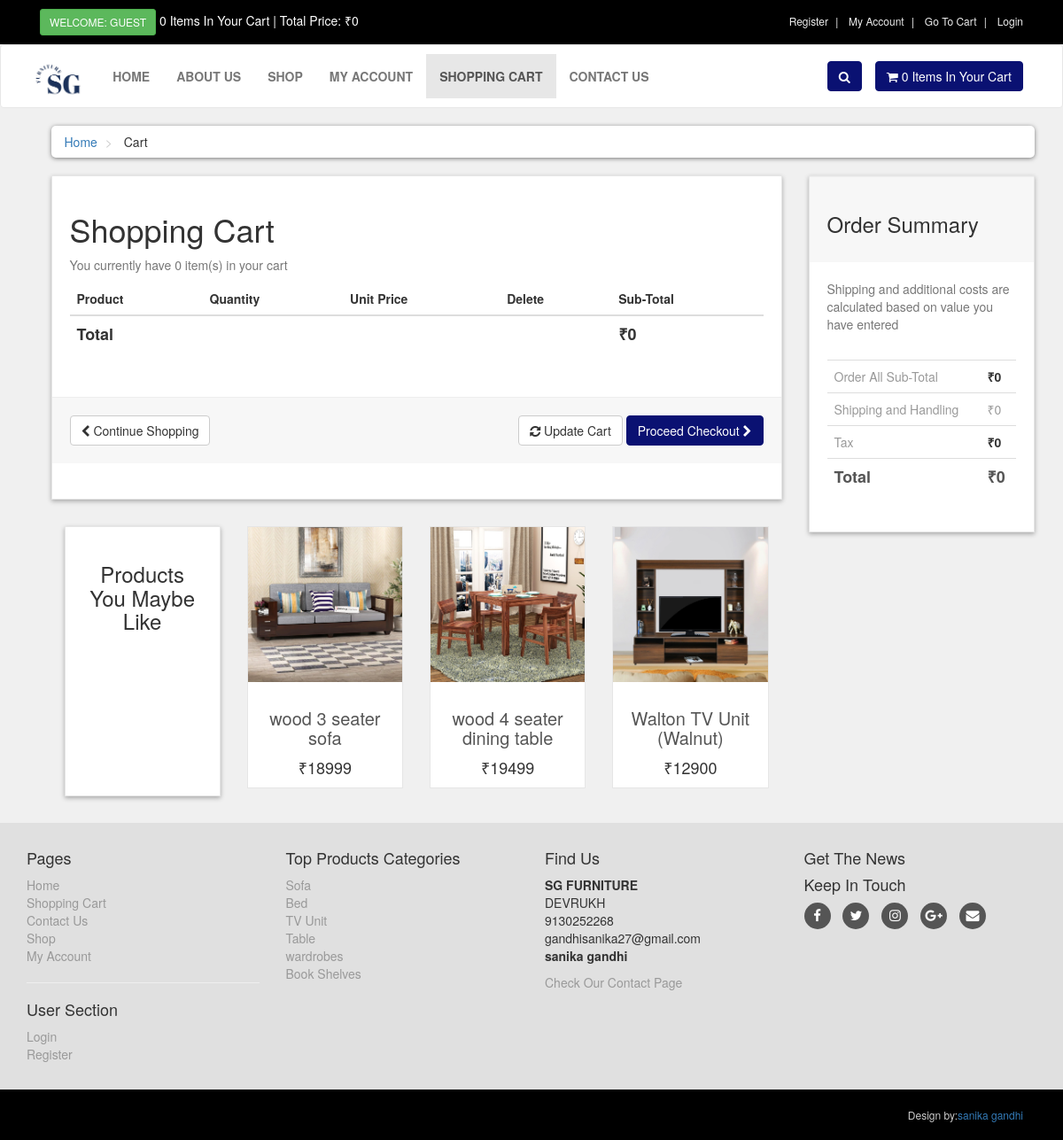
The app's page /cart.php with its own data.
### tables this page shows
CREATE TABLE IF NOT EXISTS `products` (
  `product_id` int NOT NULL AUTO_INCREMENT,
  `p_cat_id` int NOT NULL,
  `cat_id` int NOT NULL,
  `date` timestamp NOT NULL DEFAULT CURRENT_TIMESTAMP,
  `product_title` text NOT NULL,
  `product_img1` text NOT NULL,
  `product_img2` text NOT NULL,
  `product_img3` text NOT NULL,
  `product_price` int NOT NULL,
  `product_desc` text NOT NULL,
  `product_keywords` text NOT NULL,
  PRIMARY KEY (`product_id`)
);

CREATE TABLE IF NOT EXISTS `product_categories` (
  `p_cat_id` int NOT NULL AUTO_INCREMENT,
  `p_cat_title` text NOT NULL,
  `p_cat_desc` text NOT NULL,
  PRIMARY KEY (`p_cat_id`)
);

### cart.php (the view, shortened to what this page needs)
<?php
    include("includes/header.php");
?>
   <div id="content">
       <div class="container">
           <div class="col-md-12">
               <ul class="breadcrumb">
                   <li>
                       <a href="index.php">Home</a>
                   </li>
                   <li>
                       Cart
                   </li>
               </ul>
           </div>
           <div id="cart" class="col-md-9">
               <div class="box">
                   <form action="cart.php" method="post" enctype="multipart/form-data">
                       <h1>Shopping Cart</h1>
                       <?php
                       $ip_add = getRealIpUser();
                       $select_cart = "select * from cart where ip_add='$ip_add'";
                       $run_cart = mysqli_query($con,$select_cart);
                       $count = mysqli_num_rows($run_cart);
                       ?>
                       <p class="text-muted">You currently have <?php echo $count; ?> item(s) in your cart</p>
                       <div class="table-responsive">
                           <table class="table">
                               <thead>
                                   <tr>
                                       <th colspan="2">Product</th>
                                       <th>Quantity</th>
                                       <th>Unit Price</th>
                                       <th colspan="1">Delete</th>
                                       <th colspan="2">Sub-Total</th>
                                   </tr>
                               </thead>
                                  <?php
                                   $total = 0;
                                   ?>
                               <tfoot>
                                   <tr>
                                       <th colspan="5">Total</th>
                                       <th colspan="2">₹<?php echo $total; ?></th>
                                   </tr>
                               </tfoot>
                           </table>
                       </div>
                       <div class="box-footer">
                           <div class="pull-left">
                               <a href="index.php" class="btn btn-default">
                                   <i class="fa fa-chevron-left"></i> Continue Shopping
                               </a>
                           </div>
                           <div class="pull-right">
                               <button type="submit" name="update" value="Update Cart" class="btn btn-default">
                                   <i class="fa fa-refresh"></i> Update Cart
                               </button>
                               <a href="checkout.php" class="btn btn-primary">
                                   Proceed Checkout <i class="fa fa-chevron-right"></i>
                               </a>
                           </div>
                       </div>
                   </form>
               </div>
               <div id="row same-heigh-row">
                   <div class="col-md-3 col-sm-6">
                       <div class="box same-height headline">
                           <h3 class="text-center">Products You Maybe Like</h3>
                       </div>
                   </div>
                   <?php
                   $get_products = "select * from products order by rand() LIMIT 0,3";
                   $run_products = mysqli_query($con,$get_products);
                   while($row_products=mysqli_fetch_array($run_products)){
                       $pro_id = $row_products['product_id'];
                       $pro_title = $row_products['product_title'];
                       $pro_price = $row_products['product_price'];
                       $pro_img1 = $row_products['product_img1'];
                       echo "
                    <div class='col-md-3 col-sm-6 center-responsive'>
                       <div class='product same-height'>
                           <a href='details.php?pro_id=$pro_id'>
                               <img class='img-responsive' src='admin_area/product_images/$pro_img1' alt='Product 6'>
                            </a>
                            <div class='text'>
                                <h3><a href='details.php?pro_id=$pro_id'> $pro_title </a></h3>
                                <p class='price'> ₹$pro_price</p>
                            </div>
                        </div>
                   </div>
                       ";
                   }
                   ?>
               </div>
           </div>
           <div class="col-md-3">
               <div id="order-summary" class="box">
                   <div class="box-header">
                       <h3>Order Summary</h3>
                   </div>
                   <p class="text-muted">
                       Shipping and additional costs are calculated based on value you have entered
                   </p>
                   <div class="table-responsive">
                       <table class="table">
                           <tbody>
                               <tr>
                                   <td> Order All Sub-Total </td>
                                   <th>  ₹<?php echo $total; ?> </th>
                               </tr>
                               <tr>
                                   <td> Shipping and Handling </td>
                                   <td>  ₹0 </td>
                               </tr>
                               <tr>
                                   <td> Tax </td>
                                   <th>  ₹0 </th>
                               </tr>
                               <tr class="total">
                                   <td> Total </td>
                                   <th>  ₹<?php echo $total; ?> </th>
                               </tr>
                           </tbody>
                       </table>
                   </div>
               </div>
           </div>
       </div>
   </div>
   <?php
    include("includes/footer.php");
    ?>
</body>
</html>

### includes/footer.php (shortened to what this page needs)
<div id="footer">
    <div class="container">
        <div class="row">
            <div class="col-sm-6 col-md-3">
               <h4>Pages</h4>
                <ul>
                <li><a href="index.php">Home</a></li>
                    <li><a href="cart.php">Shopping Cart</a></li>
                    <li><a href="contact.php">Contact Us</a></li>
                    <li><a href="shop.php">Shop</a></li>
                    <li><a href="customer/my_account.php">My Account</a></li>
                </ul>
                <hr>
                <h4>User Section</h4>
                <ul>
                           <?php
                           if(!isset($_SESSION['customer_email'])){
                               echo"<a href='checkout.php'>Login</a>";
                           }else{
                              echo"<a href='customer/my_account.php?my_orders'>My Account</a>";
                           }
                           ?>
                    <li><a href="customer_register.php">Register</a></li>
                </ul>
            </div>
            <div class="com-sm-6 col-md-3">
                <h4>Top Products Categories</h4>
                <ul>
                    <?php
                        $get_p_cats = "select * from product_categories";
                        $run_p_cats = mysqli_query($con,$get_p_cats);
                        while($row_p_cats=mysqli_fetch_array($run_p_cats)){
                            $p_cat_id = $row_p_cats['p_cat_id'];
                            $p_cat_title = $row_p_cats['p_cat_title'];
                            echo "
                                <li>
                                    <a href='shop.php?p_cat=$p_cat_id'>
                                        $p_cat_title
                                    </a>
                                </li>
                            ";
                        }
                    ?>
                </ul>
            </div>
            <div class="col-sm-6 col-md-3">
                <h4>Find Us</h4>
                <p>
                    <strong>SG FURNITURE</strong>
                    <br/>DEVRUKH
                    <br/>9130252268
                    <br/>gandhisanika27@gmail.com
                    <br/><strong>sanika gandhi</strong>
                </p>
                <a href="contact.php">Check Our Contact Page</a>
            </div>
            <div class="col-sm-6 col-md-3">
                <h4>Get The News</h4>
                <h4>Keep In Touch</h4>
                <p class="social">
                    <a href="#" class="fa fa-facebook"></a>
                    <a href="#" class="fa fa-twitter"></a>
                    <a href="#" class="fa fa-instagram"></a>
                    <a href="#" class="fa fa-google-plus"></a>
                    <a href="#" class="fa fa-envelope"></a>
                </p>
            </div>
        </div>
    </div>
</div>
<div id="footer-nav">
    <div class="container">
        <div class="col-md-6">
        </div>
        <div class="col-md-6">
            <p class="pull-right">Design by:<a href="about.php">sanika gandhi</a></p>
        </div>
    </div>
</div>

### styles/style.css (style rules this page uses)
body { font-size: 14px; line-height: 1.42857143; color: #333333; background: #f0f0f0; overflow-x: hidden; }
.btn-primary { color: rgb(255, 255, 255); background: #0A1172; border-color: #0A1172; }
.box { background: #ffffff; margin: 0 0 30px; border: solid 1px #e6e6e6; box-sizing: border-box; padding: 20px; box-shadow: 0px 2px 5px rgba(0, 0, 0, .3); }
#content { padding-left: 25px; }
#content .product { background: #ffffff; border: solid 1px #e6e6e6; margin-bottom: 30px; box-sizing: border-box; }
#content .product .text { padding: 10px 10px 0px; }
#content .product .text p.price { font-size: 18px; text-align: center; font-weight: 400; }
#content .product .text h3 { text-align: center; font-size: 20px; }
#content .product .text h3 a { color: rgb(85, 85, 85); }
.breadcrumb { padding: 8px 15px; margin-bottom: 20px; background: #ffffff; border-radius: 5px; box-shadow: 0px 1px 5px rgba(0, 0, 0, .5); }
.breadcrumb> li + li:before { content: ">\00a0"; color: #cccccc; }
#content .headline { height: 305px; }
#content #cart .table tfoot { font-size: 18px; }
.box .box-footer { background-color: #f7f7f7; margin: 30px -20px 20px; padding: 20px; border-top: 1px solid #eeeeee; }
.box .box-footer:before, .box .box-footer:after { content: ""; display: table; }
.box .box-footer:after { clear: both; }
.box .box-header { background-color: #f7f7f7; margin: -20px -20px 20px; padding: 20px; border-top: 1px solid #eeeeee; }
#content #order-summary table { margin-top: 20px; }
#content #order-summary table td { color: #999999; }
#content #order-summary table tr.total td, #content #order-summary table tr.total th { font-size: 18px; color: #555555; font-weight: 700; }
#footer { background: #e0e0e0; padding: 20px 0; }
#footer a { color: #999999; padding: 0; text-decoration: none; }
#footer ul { list-style: none; padding-left: 0px; }
#footer .social { text-align: left; }
#footer .social a { margin: 0px 10px 0px 0px; display: inline-block; color: #ffffff; width: 30px; height: 30px; border-radius: 15px; line-height: 30px; font-size: 15px; text-align: center; vertical-align: bottom; background: #555555; text-decoration: none; }
#footer-nav { background: #000; color: #cccccc; padding: 20px 0px; font-size: 12px; }
#footer-nav p { margin: 0px; }

### records on screen
products: product_img1 (picture), product_title "wood 3 seater sofa", product_price "18999"
products: product_img1 (picture), product_title "wood 4 seater dining table", product_price "19499"
products: product_img1 (picture), product_title "Walton TV Unit (Walnut)", product_price "12900"
product_categories: p_cat_title "Sofa"
product_categories: p_cat_title "Bed"
product_categories: p_cat_title "TV Unit"
product_categories: p_cat_title "Table"
product_categories: p_cat_title "wardrobes"
product_categories: p_cat_title "Book Shelves"

### other values on screen
$count_items "0 0"
$total "0"
$count "0"
